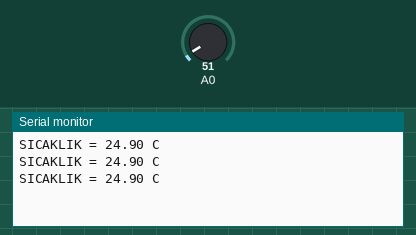
Simulated run of this sketch. Board: Arduino Uno, built with avr-gcc and run on an emulated ATmega328P. On the bench: the last lines printed to the serial monitor. Inputs (shaded band) come from the test bench; at power-on: A0 = 51.

Above: at 1.3 s.
1.4 s: A0 set to 61
At 1.9 s:
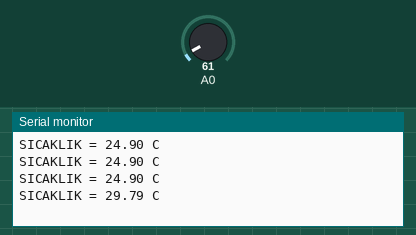
2.9 s: A0 set to 71
At 3.4 s:
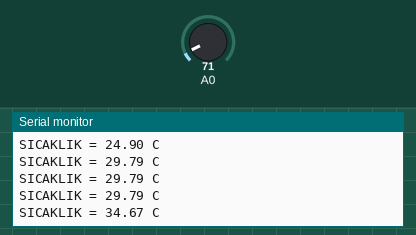
Timing chart, 0 to 5.9 s (numbered marks = the images above; inputs shaded):
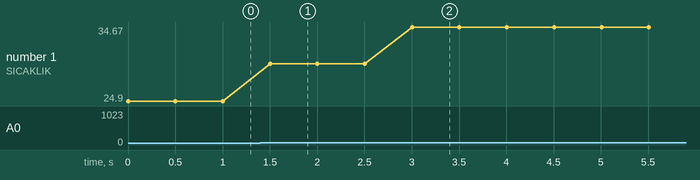

The sketch:

sicaklik_olcer.ino
```cpp
//İLYAS ATALAY
// LM35 ile sıcaklık ölçümü.

float sicaklik; /* Gerekli değişken oluşturuldu. */
void setup()
{
Serial.begin(9600);
}
void loop()
{
sicaklik = analogRead(A0);
sicaklik = sicaklik * 0.48828125;
Serial.print("SICAKLIK = ");
Serial.print(sicaklik);
Serial.println(" C");
delay(500);
}
```

Measured:
- after the input at 1.4 s, the serial monitor: prints a new line after 0.10 s (image 1)
- after the input at 2.9 s, the serial monitor: prints a new line after 0.10 s (image 2)
- plotted number 1: 24.9 → 29.79 after the input at 1.4 s, 29.79 → 34.67 after the input at 2.9 s
